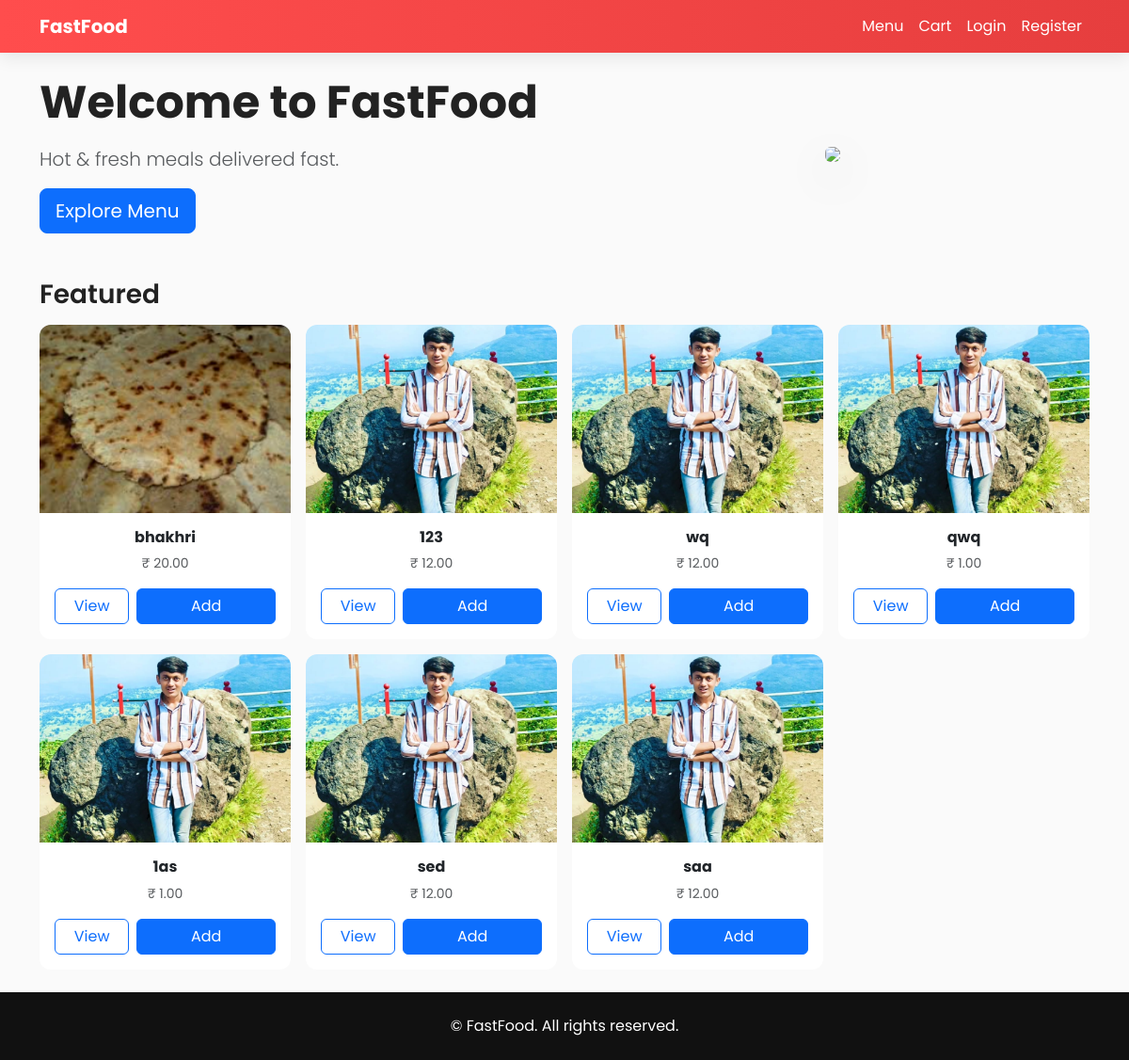
/, run on an earlier commit of the app's database.
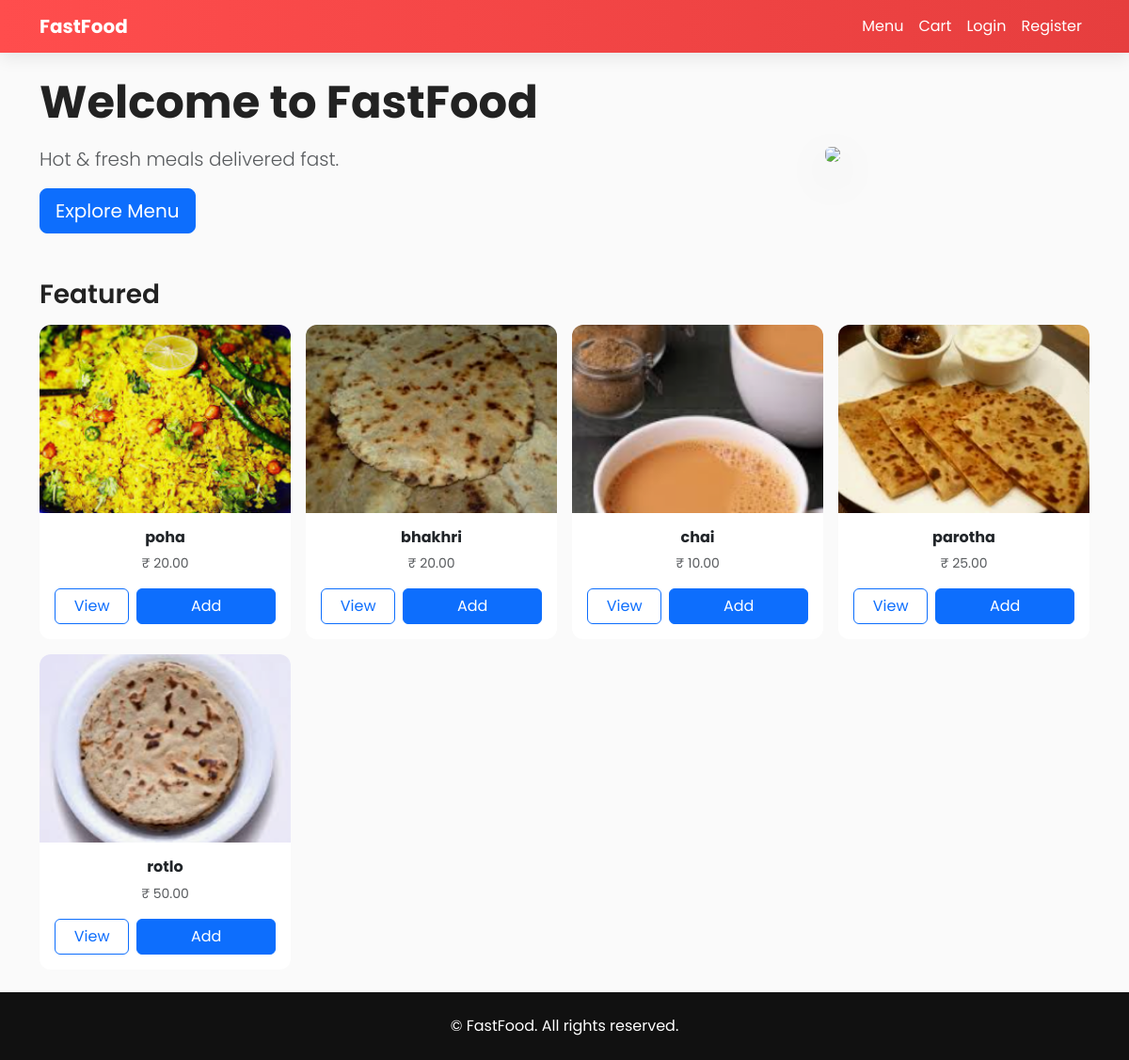
And on a later commit of the database.
### food_app/models.py (models this page shows, shortened)
class Product(models.Model):
    category = models.ForeignKey(Category, on_delete=models.CASCADE, related_name="products")
    name = models.CharField(max_length=255)
    description = models.TextField(blank=True)
    price = models.DecimalField(max_digits=10, decimal_places=2)
    image = models.ImageField(upload_to='products/', blank=True, null=True)
    available = models.BooleanField(default=True)

### food_app/views.py (the view)
# urls.py: path("", views.home, name="home"),
def home(request):
    redirect_response = redirect_for_role(request)
    if redirect_response:
        return redirect_response
    categories = Category.objects.all() if hasattr(Category, 'objects') else []
    featured = Product.objects.filter(available=True)[:8] if hasattr(Product, 'objects') else []
    return render(request, "food_app/index.html", {"categories": categories, "products": featured})

### food_app/views.py (called while the page is built, shortened)
def redirect_for_role(request):
    return None

### food_app/templates/food_app/index.html (shortened to what this page needs)
{% extends "food_app/base.html" %}
{% load static %}
{% block content %}
<div class="row align-items-center mb-5">
  <div class="col-md-6">
    <h1 class="display-5 fw-bold mb-3">Welcome to FastFood</h1>
    <p class="lead text-muted">Hot & fresh meals delivered fast.</p>
    <a href="{% url 'product_list' %}" class="btn btn-primary btn-lg">Explore Menu</a>
  </div>
  <div class="col-md-6 text-center">
    <img src="{% static 'img/hero-food.png' %}" class="img-fluid rounded shadow-lg" style="max-height:330px;">
  </div>
</div>
<h3 class="fw-semibold mb-3">Featured</h3>
<div class="row g-3">
  {% for p in products %}
  <div class="col-6 col-md-3">
    <div class="card h-100 border-0">
      <img src="{{ p.image.url }}" class="product-image">
      <div class="card-body text-center">
        <h6 class="fw-bold">{{ p.name }}</h6>
        <p class="text-muted small">₹ {{ p.price }}</p>
        <div class="d-flex gap-2">
          <a href="{% url 'product_detail' p.id %}" class="btn btn-outline-primary w-50">View</a>
          <button class="btn btn-primary w-100 add-to-cart-btn" data-product-id="{{ p.id }}">Add</button>
        </div>
      </div>
    </div>
  </div>
  {% endfor %}
</div>
{% endblock %}

### food_app/templates/food_app/base.html (shortened to what this page needs)
{% load static %}
<!doctype html>
<html lang="en">
<head>
  <link href="https://cdn.jsdelivr.net/npm/bootstrap@5.3.2/dist/css/bootstrap.min.css" rel="stylesheet">
</head>
<body>
<nav class="navbar navbar-expand-lg">
  <div class="container">
    <a class="navbar-brand" href="{% url 'home' %}">FastFood</a>
    <div class="collapse navbar-collapse" id="mainNav">
      <ul class="navbar-nav ms-auto">
        {% if user.is_authenticated and user.userprofile.role == 'admin' %}
        <li class="nav-item"><a href="{% url 'admin_dashboard' %}" class="nav-link">Admin Dashboard</a></li>
        {% elif user.is_authenticated and user.userprofile.role == 'delivery' %}
        <li class="nav-item"><a href="{% url 'delivery_dashboard' %}" class="nav-link">Delivery Dashboard</a></li>
        {% else %}
        <li class="nav-item"><a href="{% url 'product_list' %}" class="nav-link">Menu</a></li>
        <li class="nav-item"><a href="{% url 'cart' %}" class="nav-link">Cart</a></li>
        {% endif %}
        {% if user.is_authenticated %}
        {% if user.userprofile.role == 'customer' %}
        <li class="nav-item"><a href="{% url 'user_dashboard' %}" class="nav-link">Dashboard</a></li>
        <li class="nav-item"><a href="{% url 'order_history' %}" class="nav-link">Order History</a></li>
        {% endif %}
        <li class="nav-item"><a href="{% url 'logout' %}" class="nav-link">Logout</a></li>
        {% else %}
        <li class="nav-item"><a href="{% url 'login' %}" class="nav-link">Login</a></li>
        <li class="nav-item"><a href="{% url 'register' %}" class="nav-link">Register</a></li>
        {% endif %}
      </ul>
    </div>
  </div>
</nav>
<main class="container my-4 page-fade">
  {% block content %}{% endblock %}
</main>
<footer class="text-center py-4" style="background:#111;color:white;">
  © {{ now.year }} FastFood. All rights reserved.
</footer>
</body>
</html>

### food_app/templates/food_app/base.html (style rules this page uses)
:root { --brand:#ff4d4d; --brand-dark:#e63e3e; }
body { font-family: "Poppins"; background:#fafafa; color:#222; }
.navbar { background:linear-gradient(90deg,var(--brand),var(--brand-dark)); box-shadow:0 6px 18px rgba(0,0,0,0.08); }
.navbar-brand { color:white!important; font-weight:700; }
.nav-link { color:white!important; }
.card { border-radius:12px; overflow:hidden; transition:.2s; }
.product-image { width:100%; height:200px; object-fit:cover; }
.page-fade { animation:fadeIn .35s ease; }

What changed in the data, as far as the page shows it:
removed Product: image (picture), name "123", price "12.00"
removed Product: image (picture), name "wq", price "12.00"
removed Product: image (picture), name "qwq", price "1.00"
removed Product: image (picture), name "1as", price "1.00"
removed Product: image (picture), name "sed", price "12.00"
removed Product: image (picture), name "saa", price "12.00"
added Product: image (picture), name "poha", price "20.00"
added Product: image (picture), name "chai", price "10.00"
added Product: image (picture), name "parotha", price "25.00"
added Product: image (picture), name "rotlo", price "50.00"
